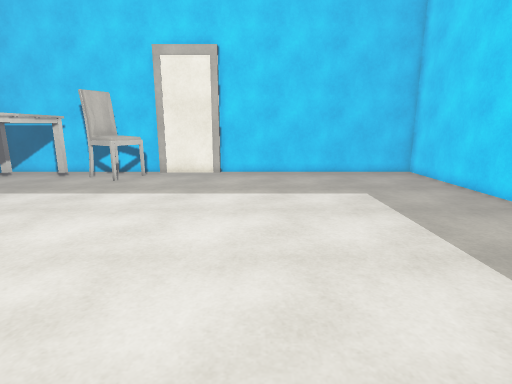
[1] (above)

19 first-person views from a walk through a 3-D level made in the Unity game engine. The camera is 1.4 m above the floor, tilts 12° down and sees 80° across. The floor is counted in squares, 0.5 m on a side. Each view is taken from the middle of a square. On the plan, view 1 faces up. The plan holds only what a view shows up to about 20 squares ahead; the rest is blank. The player character is not drawn. Surface patterns are stand-ins for the level's own textures.

[2]
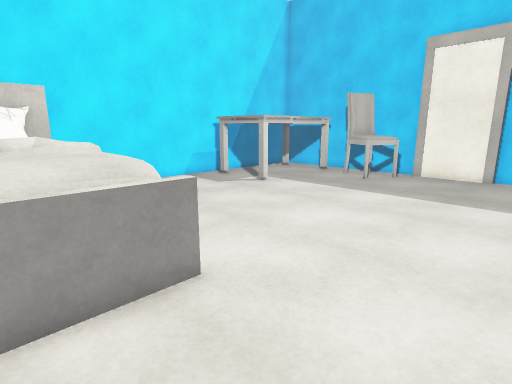

[3]
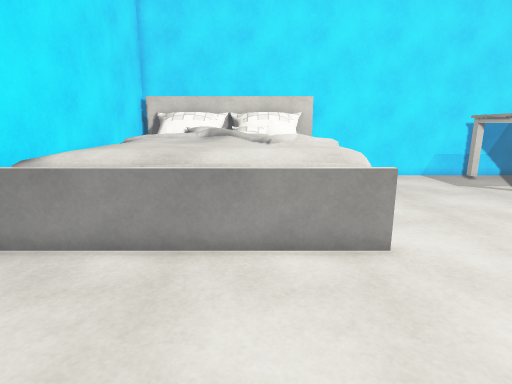

[4]
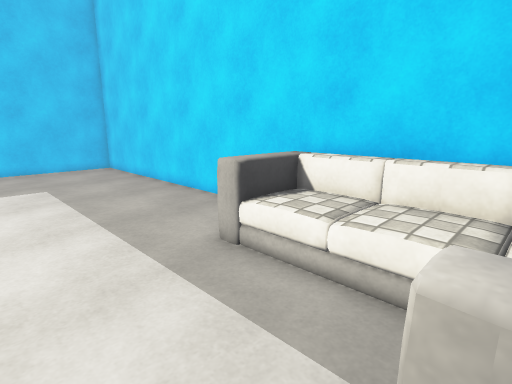

[5]
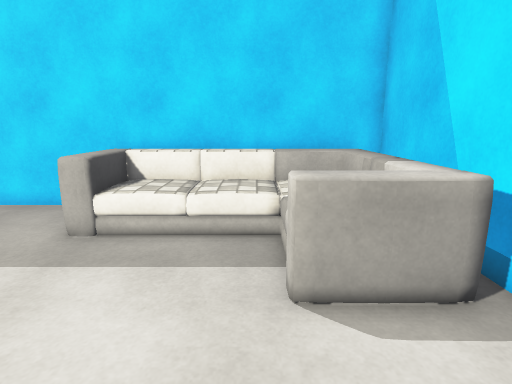

[6]
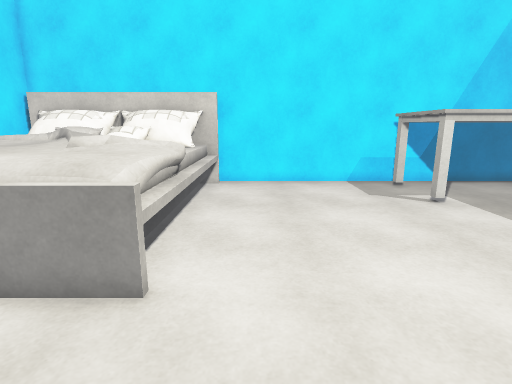

[7]
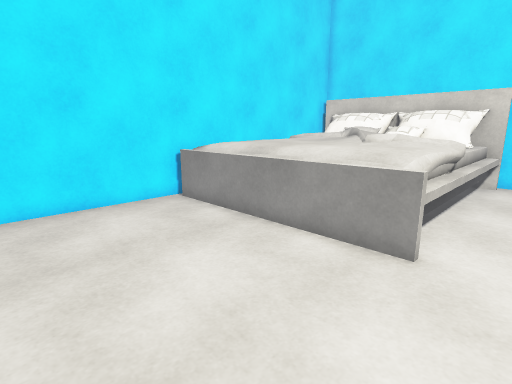

[8]
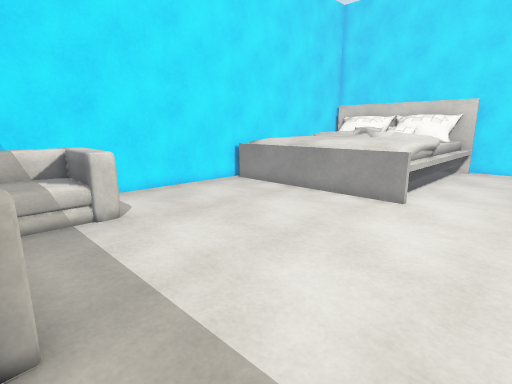

[9]
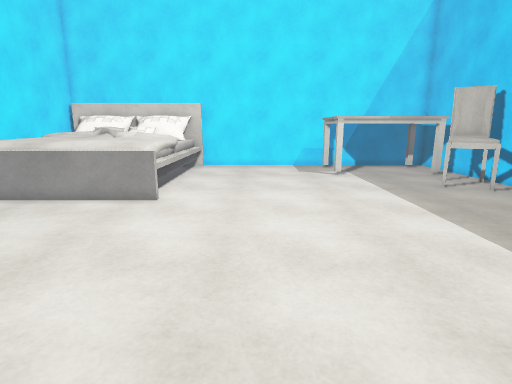

[10]
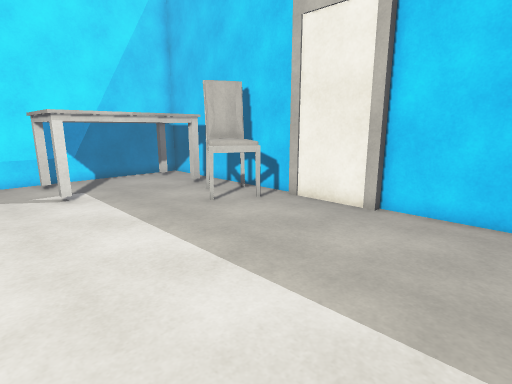

[11]
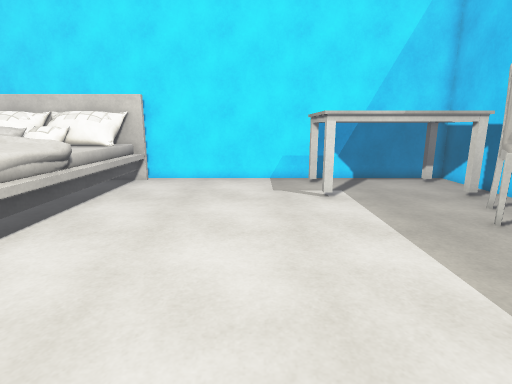

[12]
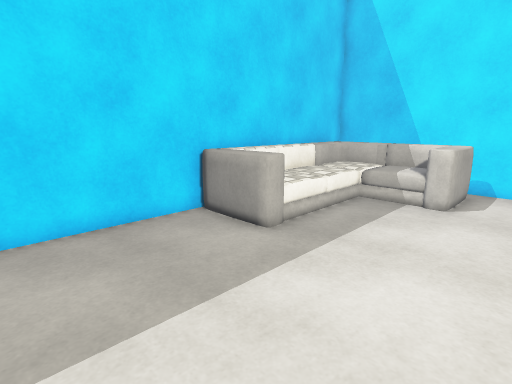

[13]
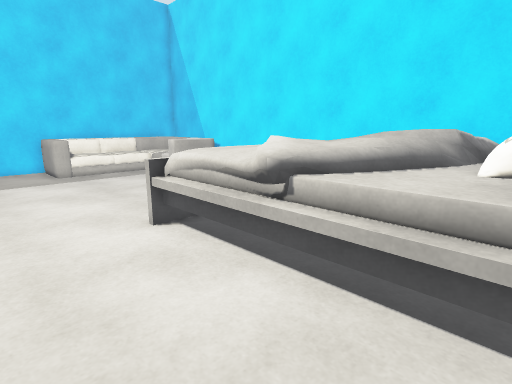

[14]
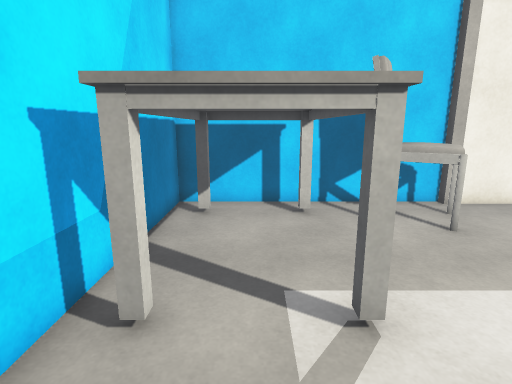

[15]
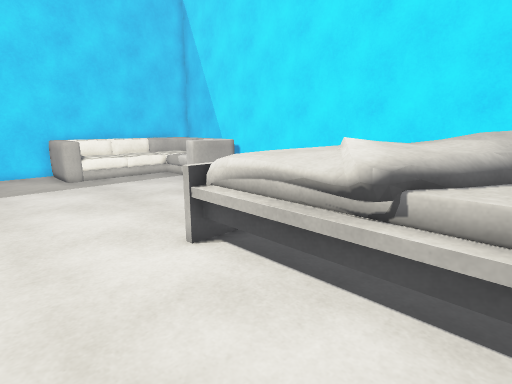

[16]
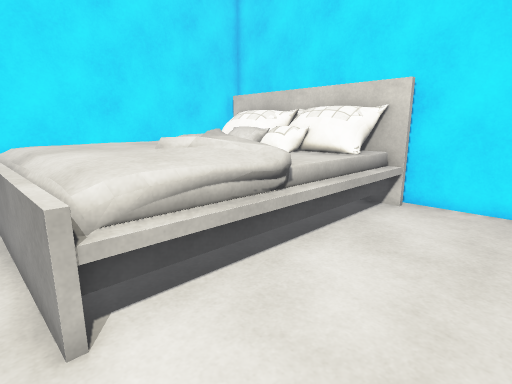

[17]
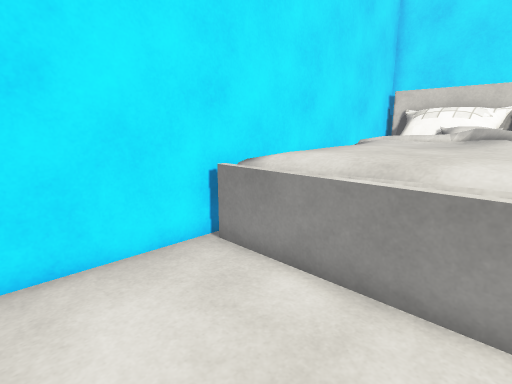

[18]
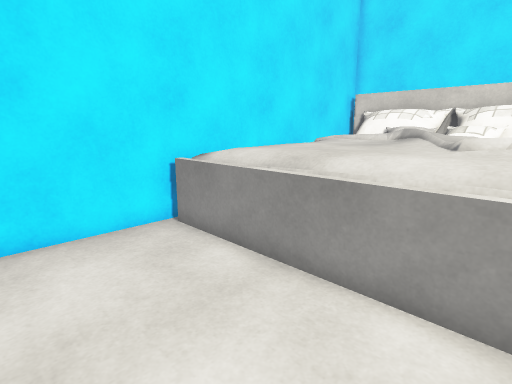

[19]
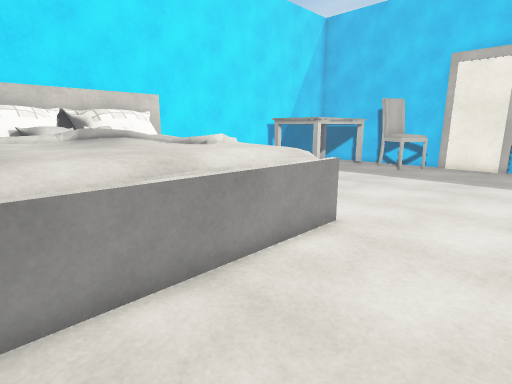

### Floor plan
Key: @ floor where view 1 was taken; # wall or solid block; . floor; T table; C chair; B bed; S sofa; O other object.
Columns run from 16 left of view 1 to 10 right of it. Each row starts with its distance up from view 1.
 19 ###########################
 18 #TTTTT.CCC................#
 17 #T...T.CCC................#
 16 #T...T..CC................#
 15 #T...T....................#
 14 #T...T....................#
 13 #T...T....................#
 12 #TTTTT....................#
 11 #.........................#
 10 #.........................#
  9 #.........................#
  8 #.........................#
  7 #.........................#
  6 #.........................#
  5 #.........................#
  4 #.........................#
  3 #BBBBBBBBBBB...........SSS#
  2  BBBBBBBBBBB...........SSS#
  1  BBBBBBBBBBB...........SSS#
  0  BBBBBBBBBBB....@......O S#
 -1  BBBBBBBBBBB...........SSS#
 -2  BBBBBBBBBBB...........SSS#
 -3  BBBBBBBBBBB.......SSSSSSS#
 -4  BBBBBBBBBBB.......SSSSSSS#
 -5  BBB BB BBBB.......SSSSSSS#
 -6 #BBBBBBBBBBB########SSSSSS#
 -7     ##########    #########

Positions as (right, up) in squares from view 1, and headings:
1: (0, 0), facing up
2: (0, 0), facing up-left
3: (2, 0), facing left
4: (2, -3), facing up-right
5: (-1, -2), facing right
6: (0, 5), facing left
7: (2, 5), facing down-left
8: (7, 7), facing down-left
9: (7, 7), facing left
10: (2, 9), facing up-left
11: (1, 9), facing left
12: (1, 9), facing down-right
13: (-13, 7), facing down-right
14: (-13, 8), facing up
15: (-11, 7), facing down-right
16: (-4, 7), facing down-left
17: (0, 0), facing down-left
18: (0, 2), facing down-left
19: (0, -5), facing up-left
